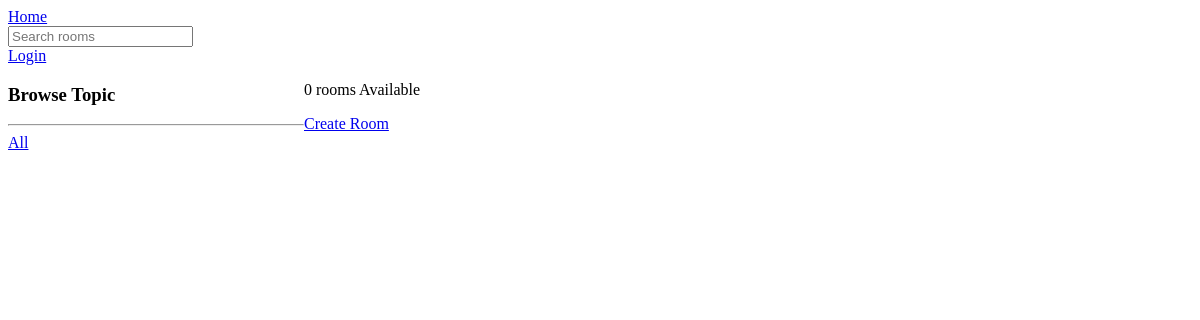
Page /?q=Python on the earlier database version.
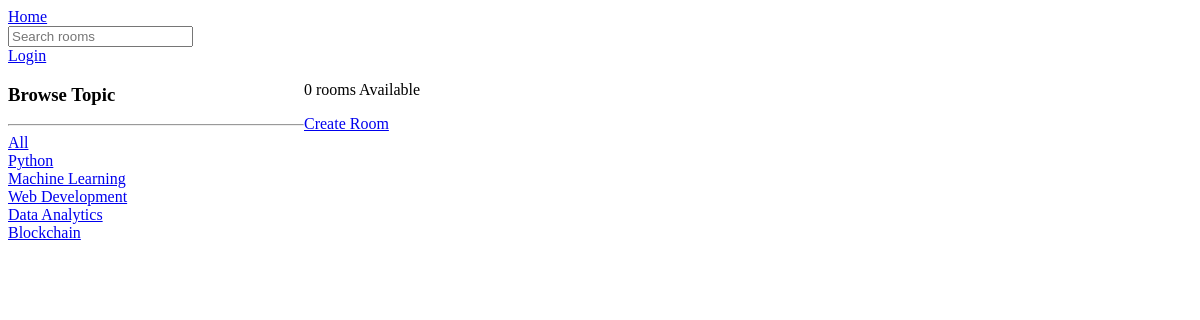
Same page on the later database version.
### home/models.py (models this page shows, shortened)
class Topic(models.Model):
    name=models.CharField(max_length=200)

### home/views.py (the view)
# urls.py: 2. Add a URL to urlpatterns:  path('', views.home, name='home')
def home(request):
    q = request.GET.get("q") if request.GET.get("q") is not None else ""
    rooms = Room.objects.filter(
        Q(topic__name__icontains=q) |
        Q(name__icontains=q) |
        Q(description__icontains=q) |
        Q(host__username__icontains=q)
        )
    Room_count=rooms.count()
    topics = Topic.objects.all()
    return render(request, "home/home.html", context={"rooms": rooms, "Topics": topics,"count":Room_count})

### home/templates/home/home.html (shortened to what this page needs)
{% extends "main.html" %}
{% block content %}
<div class="home-Container">
    <div>
        <h3>Browse Topic</h3>
        <hr>
        <div>
            <a href="{% url 'home' %}">All</a>
        </div>
        {% for topic in Topics %}
            <div>
                <a href="{% url 'home' %}?q={{topic.name}}">{{ topic.name }}</a>
            </div>
        {% endfor %}
    </div>
    <div>
        <p>{{ count }} rooms Available </p>
        <a href="{% url 'createroom' %}">Create Room</a>
    </div>
</div>
{% endblock %}

Differences in the rows shown:
added Topic: name "Python"
added Topic: name "Machine Learning"
added Topic: name "Web Development"
added Topic: name "Data Analytics"
added Topic: name "Blockchain"
